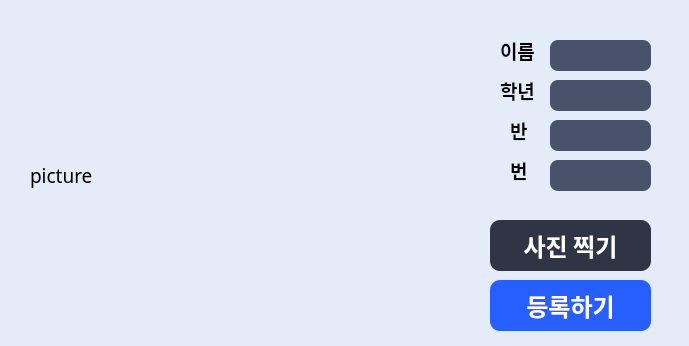
<?xml version="1.0" encoding="UTF-8"?>
<ui version="4.0">
 <class>Form</class>
 <widget class="QWidget" name="Form">
  <property name="geometry">
   <rect>
    <x>0</x>
    <y>0</y>
    <width>689</width>
    <height>346</height>
   </rect>
  </property>
  <property name="windowTitle">
   <string>얼굴 등록하기</string>
  </property>
  <property name="styleSheet">
   <string notr="true">background-color: #e4ecfa;</string>
  </property>
  <widget class="QPushButton" name="btn_picture">
   <property name="geometry">
    <rect>
     <x>490</x>
     <y>220</y>
     <width>161</width>
     <height>51</height>
    </rect>
   </property>
   <property name="font">
    <font>
     <family>Noto Sans KR</family>
     <pointsize>18</pointsize>
     <weight>75</weight>
     <bold>true</bold>
    </font>
   </property>
   <property name="styleSheet">
    <string notr="true">QPushButton {
	border: none;
	background-color: #2f3545;
	border-radius: 10px;
	color: #ffffff;
}
QPushButton:hover {
	background-color: #49526b;
	color: #ffffff;
}</string>
   </property>
   <property name="text">
    <string>사진 찍기</string>
   </property>
  </widget>
  <widget class="QLabel" name="lab_picture">
   <property name="geometry">
    <rect>
     <x>30</x>
     <y>30</y>
     <width>441</width>
     <height>291</height>
    </rect>
   </property>
   <property name="font">
    <font>
     <family>Noto Sans KR</family>
     <pointsize>14</pointsize>
     <weight>50</weight>
     <bold>false</bold>
    </font>
   </property>
   <property name="text">
    <string>picture</string>
   </property>
  </widget>
  <widget class="QLabel" name="label_2">
   <property name="geometry">
    <rect>
     <x>500</x>
     <y>40</y>
     <width>56</width>
     <height>21</height>
    </rect>
   </property>
   <property name="font">
    <font>
     <family>Noto Sans KR</family>
     <pointsize>14</pointsize>
     <weight>75</weight>
     <bold>true</bold>
    </font>
   </property>
   <property name="text">
    <string>이름</string>
   </property>
  </widget>
  <widget class="QLabel" name="label_3">
   <property name="geometry">
    <rect>
     <x>500</x>
     <y>80</y>
     <width>56</width>
     <height>21</height>
    </rect>
   </property>
   <property name="font">
    <font>
     <family>Noto Sans KR</family>
     <pointsize>14</pointsize>
     <weight>75</weight>
     <bold>true</bold>
    </font>
   </property>
   <property name="text">
    <string>학년</string>
   </property>
  </widget>
  <widget class="QLabel" name="label_4">
   <property name="geometry">
    <rect>
     <x>510</x>
     <y>120</y>
     <width>56</width>
     <height>21</height>
    </rect>
   </property>
   <property name="font">
    <font>
     <family>Noto Sans KR</family>
     <pointsize>14</pointsize>
     <weight>75</weight>
     <bold>true</bold>
    </font>
   </property>
   <property name="text">
    <string>반</string>
   </property>
  </widget>
  <widget class="QLabel" name="label_5">
   <property name="geometry">
    <rect>
     <x>510</x>
     <y>160</y>
     <width>56</width>
     <height>21</height>
    </rect>
   </property>
   <property name="font">
    <font>
     <family>Noto Sans KR</family>
     <pointsize>14</pointsize>
     <weight>75</weight>
     <bold>true</bold>
    </font>
   </property>
   <property name="text">
    <string>번</string>
   </property>
  </widget>
  <widget class="QPushButton" name="btn_register">
   <property name="geometry">
    <rect>
     <x>490</x>
     <y>280</y>
     <width>161</width>
     <height>51</height>
    </rect>
   </property>
   <property name="font">
    <font>
     <family>Noto Sans KR</family>
     <pointsize>18</pointsize>
     <weight>75</weight>
     <bold>true</bold>
    </font>
   </property>
   <property name="styleSheet">
    <string notr="true">QPushButton {
	background-color: #275efe;
	border-radius: 10px;
	color: #ffffff;
}
QPushButton:hover {
	background-color: #274fff;
}</string>
   </property>
   <property name="text">
    <string>등록하기</string>
   </property>
  </widget>
  <widget class="QLineEdit" name="leNumber">
   <property name="geometry">
    <rect>
     <x>550</x>
     <y>160</y>
     <width>101</width>
     <height>31</height>
    </rect>
   </property>
   <property name="font">
    <font>
     <family>Noto Sans KR</family>
     <pointsize>14</pointsize>
     <weight>75</weight>
     <bold>true</bold>
    </font>
   </property>
   <property name="styleSheet">
    <string notr="true">background-color: #49526b;
border-radius: 8px;
color: #ffffff;
padding-right: 3px;
padding-left: 3px;
padding-bottom: 1px;</string>
   </property>
  </widget>
  <widget class="QLineEdit" name="leGrade">
   <property name="geometry">
    <rect>
     <x>550</x>
     <y>80</y>
     <width>101</width>
     <height>31</height>
    </rect>
   </property>
   <property name="font">
    <font>
     <family>Noto Sans KR</family>
     <pointsize>14</pointsize>
     <weight>75</weight>
     <bold>true</bold>
    </font>
   </property>
   <property name="styleSheet">
    <string notr="true">background-color: #49526b;
border-radius: 8px;
color: #ffffff;
padding-right: 3px;
padding-left: 3px;
padding-bottom: 1px;</string>
   </property>
  </widget>
  <widget class="QLineEdit" name="leName">
   <property name="geometry">
    <rect>
     <x>550</x>
     <y>40</y>
     <width>101</width>
     <height>31</height>
    </rect>
   </property>
   <property name="font">
    <font>
     <family>Noto Sans KR</family>
     <pointsize>14</pointsize>
     <weight>75</weight>
     <bold>true</bold>
    </font>
   </property>
   <property name="styleSheet">
    <string notr="true">background-color: #49526b;
border-radius: 8px;
color: #ffffff;
padding-right: 3px;
padding-left: 3px;
padding-bottom: 1px;</string>
   </property>
  </widget>
  <widget class="QLineEdit" name="leClass">
   <property name="geometry">
    <rect>
     <x>550</x>
     <y>120</y>
     <width>101</width>
     <height>31</height>
    </rect>
   </property>
   <property name="font">
    <font>
     <family>Noto Sans KR</family>
     <pointsize>14</pointsize>
     <weight>75</weight>
     <bold>true</bold>
    </font>
   </property>
   <property name="styleSheet">
    <string notr="true">background-color: #49526b;
border-radius: 8px;
color: #ffffff;
padding-right: 3px;
padding-left: 3px;
padding-bottom: 1px;</string>
   </property>
  </widget>
 </widget>
 <resources/>
 <connections/>
</ui>
